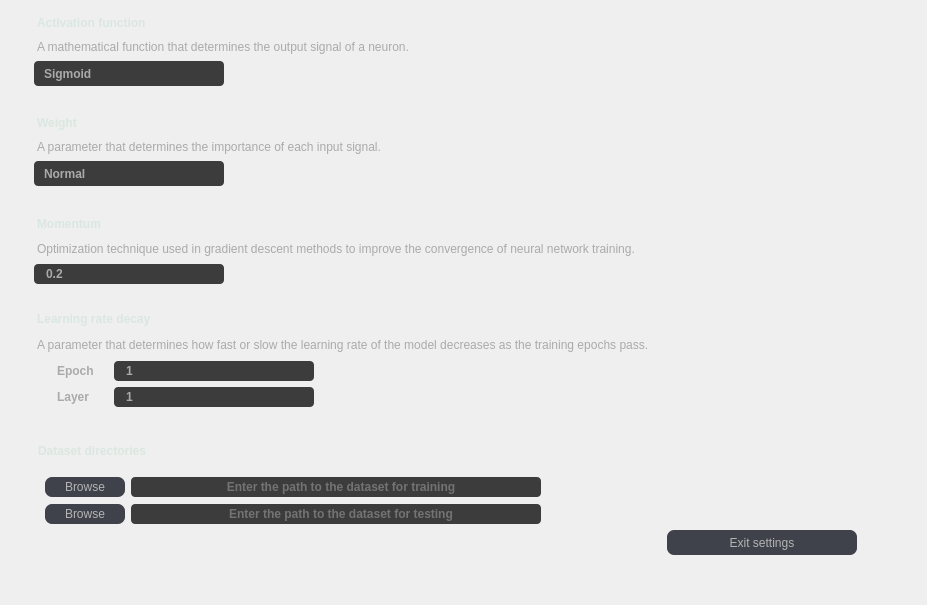
      <widget class="QWidget" name="settingsTab">
       <property name="styleSheet">
        <string notr="true"/>
       </property>
       <attribute name="title">
        <string>Tab 2</string>
       </attribute>
       <layout class="QGridLayout" name="gridLayout">
        <property name="sizeConstraint">
         <enum>QLayout::SetDefaultConstraint</enum>
        </property>
        <property name="leftMargin">
         <number>15</number>
        </property>
        <property name="topMargin">
         <number>0</number>
        </property>
        <property name="rightMargin">
         <number>0</number>
        </property>
        <property name="bottomMargin">
         <number>0</number>
        </property>
        <property name="verticalSpacing">
         <number>0</number>
        </property>
        <item row="7" column="1">
         <spacer name="horizontalSpacer_2">
          <property name="orientation">
           <enum>Qt::Horizontal</enum>
          </property>
          <property name="sizeHint" stdset="0">
           <size>
            <width>40</width>
            <height>20</height>
           </size>
          </property>
         </spacer>
        </item>
        <item row="7" column="2">
         <widget class="QPushButton" name="exitApplicationSettingsTabButton">
          <property name="minimumSize">
           <size>
            <width>190</width>
            <height>25</height>
           </size>
          </property>
          <property name="maximumSize">
           <size>
            <width>190</width>
            <height>25</height>
           </size>
          </property>
          <property name="styleSheet">
           <string notr="true">QPushButton
{
	background-color:  #40424B;
	color: #B4B4B4;
	border: solid;
	border-radius: 6.5;
}</string>
          </property>
          <property name="text">
           <string>Exit settings</string>
          </property>
         </widget>
        </item>
        <item row="3" column="0" colspan="2">
         <widget class="QWidget" name="weightWidget" native="true">
          <property name="minimumSize">
           <size>
            <width>300</width>
            <height>100</height>
           </size>
          </property>
          <property name="maximumSize">
           <size>
            <width>16777215</width>
            <height>100</height>
           </size>
          </property>
          <property name="styleSheet">
           <string notr="true">QWidget::hover
{
	border: 0.5px solid #6495ED;
}

QLabel
{
	margin-left: 10px;
}

QComboBox
{
	margin-left: 10px;
}
</string>
          </property>
          <layout class="QVBoxLayout" name="verticalLayout_3">
           <property name="spacing">
            <number>0</number>
           </property>
           <item>
            <widget class="QLabel" name="labelWeight">
             <property name="sizePolicy">
              <sizepolicy hsizetype="Preferred" vsizetype="Fixed">
               <horstretch>0</horstretch>
               <verstretch>0</verstretch>
              </sizepolicy>
             </property>
             <property name="minimumSize">
              <size>
               <width>0</width>
               <height>20</height>
              </size>
             </property>
             <property name="maximumSize">
              <size>
               <width>16777215</width>
               <height>20</height>
              </size>
             </property>
             <property name="font">
              <font>
               <pointsize>9</pointsize>
               <bold>true</bold>
              </font>
             </property>
             <property name="styleSheet">
              <string notr="true">QLabel
{
	border: 0px;
	color: #dae7e1;
	font-weight: bold;
}</string>
             </property>
             <property name="text">
              <string>Weight</string>
             </property>
            </widget>
           </item>
           <item>
            <widget class="QLabel" name="descriptionWeight">
             <property name="sizePolicy">
              <sizepolicy hsizetype="Preferred" vsizetype="Fixed">
               <horstretch>0</horstretch>
               <verstretch>0</verstretch>
              </sizepolicy>
             </property>
             <property name="minimumSize">
              <size>
               <width>0</width>
               <height>20</height>
              </size>
             </property>
             <property name="maximumSize">
              <size>
               <width>16777215</width>
               <height>20</height>
              </size>
             </property>
             <property name="font">
              <font>
               <pointsize>9</pointsize>
              </font>
             </property>
             <property name="styleSheet">
              <string notr="true">QLabel
{
	border: 0px;
	color: #AAAAAA;
}</string>
             </property>
             <property name="text">
              <string>A parameter that determines the importance of each input signal.</string>
             </property>
            </widget>
           </item>
           <item>
            <widget class="QComboBox" name="weightFunction">
             <property name="sizePolicy">
              <sizepolicy hsizetype="Fixed" vsizetype="Fixed">
               <horstretch>0</horstretch>
               <verstretch>0</verstretch>
              </sizepolicy>
             </property>
             <property name="minimumSize">
              <size>
               <width>200</width>
               <height>25</height>
              </size>
             </property>
             <property name="maximumSize">
              <size>
               <width>200</width>
               <height>25</height>
              </size>
             </property>
             <property name="font">
              <font>
               <pointsize>9</pointsize>
               <bold>true</bold>
              </font>
             </property>
             <property name="styleSheet">
              <string notr="true">QComboBox 
{
	background-color: #3C3C3C;
	color: #AAAAAA;
	border-radius: 4px;
	padding-left: 10px;
	font-weight: bold;
}

QComboBox::drop-down
{
	border: 0px;
}

QComboBox::down-arrow
{
	
	image: url(:/resources/images/Icons8_flat_expand.svg.png);
	width: 12px;
	height: 12px;
	margin-right: 15px;
}

QComboBox::hover
{
	border: 0.5px solid #CED4DA;
}</string>
             </property>
             <item>
              <property name="text">
               <string>Normal</string>
              </property>
             </item>
             <item>
              <property name="text">
               <string>Xavier</string>
              </property>
             </item>
            </widget>
           </item>
          </layout>
         </widget>
        </item>
        <item row="7" column="4">
         <spacer name="horizontalSpacer_4">
          <property name="orientation">
           <enum>Qt::Horizontal</enum>
          </property>
          <property name="sizeType">
           <enum>QSizePolicy::Fixed</enum>
          </property>
          <property name="sizeHint" stdset="0">
           <size>
            <width>70</width>
            <height>20</height>
           </size>
          </property>
         </spacer>
        </item>
        <item row="5" column="0" colspan="2">
         <widget class="QWidget" name="learningRateWidget" native="true">
          <property name="minimumSize">
           <size>
            <width>300</width>
            <height>130</height>
           </size>
          </property>
          <property name="maximumSize">
           <size>
            <width>16777215</width>
            <height>130</height>
           </size>
          </property>
          <property name="styleSheet">
           <string notr="true">QWidget::hover
{
	border: 0.5px solid #6495ED;
}

QLabel
{
	margin-left: 10px;
}

</string>
          </property>
          <layout class="QFormLayout" name="formLayout_2">
           <property name="verticalSpacing">
            <number>6</number>
           </property>
           <item row="0" column="0" colspan="2">
            <widget class="QLabel" name="labelLearningRate">
             <property name="sizePolicy">
              <sizepolicy hsizetype="Preferred" vsizetype="Fixed">
               <horstretch>0</horstretch>
               <verstretch>0</verstretch>
              </sizepolicy>
             </property>
             <property name="minimumSize">
              <size>
               <width>0</width>
               <height>20</height>
              </size>
             </property>
             <property name="maximumSize">
              <size>
               <width>16777215</width>
               <height>20</height>
              </size>
             </property>
             <property name="font">
              <font>
               <pointsize>9</pointsize>
               <bold>true</bold>
              </font>
             </property>
             <property name="styleSheet">
              <string notr="true">QLabel
{
	border: 0px;
	color: #dae7e1;
	font-weight: bold;
}</string>
             </property>
             <property name="text">
              <string>Learning rate decay</string>
             </property>
            </widget>
           </item>
           <item row="1" column="0" colspan="2">
            <widget class="QLabel" name="descriptionLearningRate">
             <property name="sizePolicy">
              <sizepolicy hsizetype="Preferred" vsizetype="Fixed">
               <horstretch>0</horstretch>
               <verstretch>0</verstretch>
              </sizepolicy>
             </property>
             <property name="minimumSize">
              <size>
               <width>0</width>
               <height>20</height>
              </size>
             </property>
             <property name="maximumSize">
              <size>
               <width>16777215</width>
               <height>20</height>
              </size>
             </property>
             <property name="font">
              <font>
               <pointsize>9</pointsize>
              </font>
             </property>
             <property name="styleSheet">
              <string notr="true">QLabel
{
	border: 0px;
	color: #AAAAAA;
}</string>
             </property>
             <property name="text">
              <string>A parameter that determines how fast or slow the learning rate of the model decreases as the training epochs pass.</string>
             </property>
            </widget>
           </item>
           <item row="2" column="0">
            <widget class="QLabel" name="labelLearningRateDecay1">
             <property name="sizePolicy">
              <sizepolicy hsizetype="Preferred" vsizetype="Fixed">
               <horstretch>0</horstretch>
               <verstretch>0</verstretch>
              </sizepolicy>
             </property>
             <property name="minimumSize">
              <size>
               <width>0</width>
               <height>20</height>
              </size>
             </property>
             <property name="maximumSize">
              <size>
               <width>16777215</width>
               <height>20</height>
              </size>
             </property>
             <property name="font">
              <font>
               <pointsize>9</pointsize>
               <bold>true</bold>
              </font>
             </property>
             <property name="styleSheet">
              <string notr="true">QLabel
{
	border: 0px;
	color: #AAAAAA;
	font-weight: bold;
	margin-left: 30px;
}</string>
             </property>
             <property name="text">
              <string>Epoch</string>
             </property>
            </widget>
           </item>
           <item row="2" column="1">
            <widget class="QLineEdit" name="learningRateDecayByEpoch">
             <property name="sizePolicy">
              <sizepolicy hsizetype="Fixed" vsizetype="Fixed">
               <horstretch>0</horstretch>
               <verstretch>0</verstretch>
              </sizepolicy>
             </property>
             <property name="minimumSize">
              <size>
               <width>210</width>
               <height>20</height>
              </size>
             </property>
             <property name="maximumSize">
              <size>
               <width>210</width>
               <height>20</height>
              </size>
             </property>
             <property name="font">
              <font>
               <pointsize>9</pointsize>
               <bold>true</bold>
              </font>
             </property>
             <property name="styleSheet">
              <string notr="true">QLineEdit
{
	background-color: #3C3C3C;
	color: #AAAAAA;
	border-radius: 4px;
	padding-left: 10px;
	font-weight: bold;
	margin-left: 10px;
}

QLineEdit::hover
{
	border: 0.5px solid #CED4DA;
}</string>
             </property>
             <property name="text">
              <string>1</string>
             </property>
            </widget>
           </item>
           <item row="3" column="0">
            <widget class="QLabel" name="labelLearningRateDecay2">
             <property name="sizePolicy">
              <sizepolicy hsizetype="Preferred" vsizetype="Fixed">
               <horstretch>0</horstretch>
               <verstretch>0</verstretch>
              </sizepolicy>
             </property>
             <property name="minimumSize">
              <size>
               <width>0</width>
               <height>20</height>
              </size>
             </property>
             <property name="maximumSize">
              <size>
               <width>16777215</width>
               <height>20</height>
              </size>
             </property>
             <property name="font">
              <font>
               <pointsize>9</pointsize>
               <bold>true</bold>
              </font>
             </property>
             <property name="styleSheet">
              <string notr="true">QLabel
{
	border: 0px;
	color: #AAAAAA;
	font-weight: bold;
	margin-left: 30px;
}</string>
             </property>
             <property name="text">
              <string>Layer</string>
             </property>
            </widget>
           </item>
           <item row="3" column="1">
            <widget class="QLineEdit" name="learningRateDecayByLayer">
             <property name="sizePolicy">
              <sizepolicy hsizetype="Fixed" vsizetype="Fixed">
               <horstretch>0</horstretch>
               <verstretch>0</verstretch>
              </sizepolicy>
             </property>
             <property name="minimumSize">
              <size>
               <width>210</width>
               <height>20</height>
              </size>
             </property>
             <property name="maximumSize">
              <size>
               <width>210</width>
               <height>20</height>
              </size>
             </property>
             <property name="font">
              <font>
               <pointsize>9</pointsize>
               <bold>true</bold>
              </font>
             </property>
             <property name="styleSheet">
              <string notr="true">QLineEdit
{
	background-color: #3C3C3C;
	color: #AAAAAA;
	border-radius: 4px;
	padding-left: 10px;
	font-weight: bold;
	margin-left: 10px;
}

QLineEdit::hover
{
	border: 0.5px solid #CED4DA;
}</string>
             </property>
             <property name="text">
              <string>1</string>
             </property>
            </widget>
           </item>
          </layout>
         </widget>
        </item>
        <item row="6" column="0" colspan="2">
         <widget class="QWidget" name="datasetDirectoriesWidget" native="true">
          <property name="minimumSize">
           <size>
            <width>300</width>
            <height>100</height>
           </size>
          </property>
          <property name="maximumSize">
           <size>
            <width>16777215</width>
            <height>120</height>
           </size>
          </property>
          <property name="styleSheet">
           <string notr="true">QWidget#datasetDirectoriesWidget::hover
{
	border: 0.5px solid #6495ED;
}

QLabel
{
	margin-left: 10px;
}
</string>
          </property>
          <widget class="QLabel" name="labelDatasetDirectories">
           <property name="geometry">
            <rect>
             <x>10</x>
             <y>10</y>
             <width>221</width>
             <height>21</height>
            </rect>
           </property>
           <property name="font">
            <font>
             <pointsize>9</pointsize>
             <bold>true</bold>
            </font>
           </property>
           <property name="styleSheet">
            <string notr="true">QLabel
{
	border: 0px;
	color: #dae7e1;
	font-weight: bold;
}</string>
           </property>
           <property name="text">
            <string>Dataset directories</string>
           </property>
          </widget>
          <widget class="QWidget" name="gridLayoutWidget">
           <property name="geometry">
            <rect>
             <x>30</x>
             <y>40</y>
             <width>501</width>
             <height>61</height>
            </rect>
           </property>
           <layout class="QGridLayout" name="gridLayout_4">
            <property name="verticalSpacing">
             <number>0</number>
            </property>
            <item row="0" column="1">
             <widget class="QLineEdit" name="datasetTrainingPath">
              <property name="enabled">
               <bool>true</bool>
              </property>
              <property name="minimumSize">
               <size>
                <width>300</width>
                <height>20</height>
               </size>
              </property>
              <property name="maximumSize">
               <size>
                <width>420</width>
                <height>20</height>
               </size>
              </property>
              <property name="font">
               <font>
                <pointsize>9</pointsize>
                <bold>true</bold>
               </font>
              </property>
              <property name="styleSheet">
               <string notr="true">QLineEdit
{
	background-color: #3C3C3C;
	color: #AAAAAA;
	border-radius: 4px;
	padding-left: 10px;
	font-weight: bold;
	margin-right: 5px;
}

QLineEdit::hover
{
	border: 0.5px solid #CED4DA;
}</string>
              </property>
              <property name="inputMask">
               <string/>
              </property>
              <property name="text">
               <string/>
              </property>
              <property name="frame">
               <bool>true</bool>
              </property>
              <property name="echoMode">
               <enum>QLineEdit::Normal</enum>
              </property>
              <property name="cursorPosition">
               <number>0</number>
              </property>
              <property name="alignment">
               <set>Qt::AlignCenter</set>
              </property>
              <property name="readOnly">
               <bool>false</bool>
              </property>
              <property name="placeholderText">
               <string>Enter the path to the dataset for training</string>
              </property>
              <property name="cursorMoveStyle">
               <enum>Qt::LogicalMoveStyle</enum>
              </property>
              <property name="clearButtonEnabled">
               <bool>false</bool>
              </property>
             </widget>
            </item>
            <item row="0" column="0">
             <widget class="QPushButton" name="browseDatasetForTraining">
              <property name="minimumSize">
               <size>
                <width>80</width>
                <height>20</height>
               </size>
              </property>
              <property name="styleSheet">
               <string notr="true">QPushButton
{
	background-color:  #40424B;
	color: #B4B4B4;
	border: solid;
	border-radius: 6.5;
}

QPushButton::hover
{
	background-color: rgb(78, 80, 89);
}

QPushButton::pressed
{
	background-color:  #40424B;
}</string>
              </property>
              <property name="text">
               <string>Browse</string>
              </property>
             </widget>
            </item>
            <item row="1" column="1">
             <widget class="QLineEdit" name="datasetTestsPath">
              <property name="enabled">
               <bool>true</bool>
              </property>
              <property name="minimumSize">
               <size>
                <width>300</width>
                <height>20</height>
               </size>
              </property>
              <property name="maximumSize">
               <size>
                <width>420</width>
                <height>20</height>
               </size>
              </property>
              <property name="font">
               <font>
                <pointsize>9</pointsize>
                <bold>true</bold>
               </font>
              </property>
              <property name="styleSheet">
               <string notr="true">QLineEdit
{
	background-color: #3C3C3C;
	color: #AAAAAA;
	border-radius: 4px;
	padding-left: 10px;
	font-weight: bold;
	margin-right: 5px;
}

QLineEdit::hover
{
	border: 0.5px solid #CED4DA;
}</string>
              </property>
              <property name="text">
               <string/>
              </property>
              <property name="frame">
               <bool>true</bool>
              </property>
              <property name="echoMode">
               <enum>QLineEdit::Normal</enum>
              </property>
              <property name="cursorPosition">
               <number>0</number>
              </property>
              <property name="alignment">
               <set>Qt::AlignCenter</set>
              </property>
              <property name="readOnly">
               <bool>true</bool>
              </property>
              <property name="placeholderText">
               <string>Enter the path to the dataset for testing</string>
              </property>
              <property name="clearButtonEnabled">
               <bool>false</bool>
              </property>
             </widget>
            </item>
            <item row="1" column="0">
             <widget class="QPushButton" name="browseDatasetForTesting">
              <property name="minimumSize">
               <size>
                <width>80</width>
                <height>20</height>
               </size>
              </property>
              <property name="styleSheet">
               <string notr="true">QPushButton
{
	background-color:  #40424B;
	color: #B4B4B4;
	border: solid;
	border-radius: 6.5;
}

QPushButton::hover
{
	background-color: rgb(78, 80, 89);
}

QPushButton::pressed
{
	background-color:  #40424B;
}</string>
              </property>
              <property name="text">
               <string>Browse</string>
              </property>
             </widget>
            </item>
           </layout>
          </widget>
         </widget>
        </item>
        <item row="2" column="0" colspan="2">
         <widget class="QWidget" name="activationWidget" native="true">
          <property name="sizePolicy">
           <sizepolicy hsizetype="Preferred" vsizetype="Preferred">
            <horstretch>0</horstretch>
            <verstretch>0</verstretch>
           </sizepolicy>
          </property>
          <property name="minimumSize">
           <size>
            <width>300</width>
            <height>100</height>
           </size>
          </property>
          <property name="maximumSize">
           <size>
            <width>16777215</width>
            <height>100</height>
           </size>
          </property>
          <property name="styleSheet">
           <string notr="true">QWidget::hover
{
	border: 0.5px solid #6495ED;
}

QLabel
{
	margin-left: 10px;
}

QComboBox
{
	margin-left: 10px;
}
</string>
          </property>
          <layout class="QVBoxLayout" name="verticalLayout_4">
           <property name="spacing">
            <number>0</number>
           </property>
           <item>
            <widget class="QLabel" name="labelActivationFunction">
             <property name="sizePolicy">
              <sizepolicy hsizetype="Preferred" vsizetype="Fixed">
               <horstretch>0</horstretch>
               <verstretch>0</verstretch>
              </sizepolicy>
             </property>
             <property name="minimumSize">
              <size>
               <width>0</width>
               <height>20</height>
              </size>
             </property>
             <property name="maximumSize">
              <size>
               <width>16777215</width>
               <height>20</height>
              </size>
             </property>
             <property name="font">
              <font>
               <pointsize>9</pointsize>
               <bold>true</bold>
              </font>
             </property>
             <property name="styleSheet">
              <string notr="true">QLabel
{
	border: 0px;
	color: #dae7e1;
	font-weight: bold;
}</string>
             </property>
             <property name="text">
              <string>Activation function</string>
             </property>
            </widget>
           </item>
           <item>
            <widget class="QLabel" name="descriptionActivationFunction">
             <property name="sizePolicy">
              <sizepolicy hsizetype="Preferred" vsizetype="Fixed">
               <horstretch>0</horstretch>
               <verstretch>0</verstretch>
              </sizepolicy>
             </property>
             <property name="minimumSize">
              <size>
               <width>0</width>
               <height>20</height>
              </size>
             </property>
             <property name="maximumSize">
              <size>
               <width>16777215</width>
               <height>20</height>
              </size>
             </property>
             <property name="font">
              <font>
               <pointsize>9</pointsize>
              </font>
             </property>
             <property name="styleSheet">
              <string notr="true">QLabel
{
	border: 0px;
	color: #AAAAAA;
}</string>
             </property>
             <property name="text">
              <string>A mathematical function that determines the output signal of a neuron.</string>
             </property>
            </widget>
           </item>
           <item>
            <widget class="QComboBox" name="activationFunction">
             <property name="enabled">
              <bool>true</bool>
             </property>
             <property name="sizePolicy">
              <sizepolicy hsizetype="Fixed" vsizetype="Fixed">
               <horstretch>0</horstretch>
               <verstretch>0</verstretch>
              </sizepolicy>
             </property>
             <property name="minimumSize">
              <size>
               <width>200</width>
               <height>25</height>
              </size>
             </property>
             <property name="maximumSize">
              <size>
               <width>200</width>
               <height>25</height>
              </size>
             </property>
             <property name="font">
              <font>
               <pointsize>9</pointsize>
               <bold>true</bold>
              </font>
             </property>
             <property name="styleSheet">
              <string notr="true">QComboBox 
{
	background-color: #3C3C3C;
	color: #AAAAAA;
	border-radius: 4px;
	padding-left: 10px;
	font-weight: bold;
	width: 180px;
	height: 25px;
}

QComboBox::drop-down
{
	border: 0px;
}

QComboBox::down-arrow
{
	
	image: url(:/resources/images/Icons8_flat_expand.svg.png);
	width: 12px;
	height: 12px;
	margin-right: 15px;
}

QComboBox::hover
{
	border: 0.5px solid #CED4DA;
}</string>
             </property>
             <item>
              <property name="text">
               <string>Sigmoid</string>
              </property>
             </item>
             <item>
              <property name="text">
               <string>SiLU</string>
              </property>
             </item>
             <item>
              <property name="text">
               <string>ReLU</string>
              </property>
             </item>
            </widget>
           </item>
          </layout>
         </widget>
        </item>
        <item row="8" column="2">
         <spacer name="verticalSpacer_2">
          <property name="orientation">
           <enum>Qt::Vertical</enum>
          </property>
          <property name="sizeType">
           <enum>QSizePolicy::Fixed</enum>
          </property>
          <property name="sizeHint" stdset="0">
           <size>
            <width>20</width>
            <height>50</height>
           </size>
          </property>
         </spacer>
        </item>
        <item row="4" column="0" colspan="2">
         <widget class="QWidget" name="momentumWidget" native="true">
          <property name="sizePolicy">
           <sizepolicy hsizetype="Expanding" vsizetype="Expanding">
            <horstretch>0</horstretch>
            <verstretch>0</verstretch>
           </sizepolicy>
          </property>
          <property name="minimumSize">
           <size>
            <width>300</width>
            <height>100</height>
           </size>
          </property>
          <property name="maximumSize">
           <size>
            <width>16777215</width>
            <height>100</height>
           </size>
          </property>
          <property name="styleSheet">
           <string notr="true">QWidget::hover
{
	border: 0.5px solid #6495ED;
}

QLabel
{
	margin-left: 10px;
}

QLineEdit
{
	margin-left: 10px;
}
</string>
          </property>
          <layout class="QVBoxLayout" name="verticalLayout_2">
           <property name="spacing">
            <number>0</number>
           </property>
           <property name="topMargin">
            <number>9</number>
           </property>
           <item>
            <widget class="QLabel" name="labelMomentum">
             <property name="sizePolicy">
              <sizepolicy hsizetype="Expanding" vsizetype="Fixed">
               <horstretch>0</horstretch>
               <verstretch>0</verstretch>
              </sizepolicy>
             </property>
             <property name="minimumSize">
              <size>
               <width>0</width>
               <height>20</height>
              </size>
             </property>
             <property name="maximumSize">
              <size>
               <width>16777215</width>
               <height>20</height>
              </size>
             </property>
             <property name="font">
              <font>
               <pointsize>9</pointsize>
               <bold>true</bold>
              </font>
             </property>
             <property name="styleSheet">
              <string notr="true">QLabel
{
	border: 0px;
	color: #dae7e1;
	font-weight: bold;
}</string>
             </property>
             <property name="text">
              <string>Momentum</string>
             </property>
            </widget>
           </item>
           <item>
            <widget class="QLabel" name="descriptionMomentum">
             <property name="sizePolicy">
              <sizepolicy hsizetype="Expanding" vsizetype="Fixed">
               <horstretch>0</horstretch>
               <verstretch>0</verstretch>
              </sizepolicy>
             </property>
             <property name="minimumSize">
              <size>
               <width>0</width>
               <height>20</height>
              </size>
             </property>
             <property name="maximumSize">
              <size>
               <width>16777215</width>
               <height>20</height>
              </size>
             </property>
             <property name="font">
              <font>
               <pointsize>9</pointsize>
              </font>
             </property>
             <property name="styleSheet">
              <string notr="true">QLabel
{
	border: 0px;
	color: #AAAAAA;
}</string>
             </property>
             <property name="text">
              <string>Optimization technique used in gradient descent methods to improve the convergence of neural network training.</string>
             </property>
            </widget>
           </item>
           <item>
            <widget class="QLineEdit" name="momentum">
             <property name="sizePolicy">
              <sizepolicy hsizetype="Fixed" vsizetype="Fixed">
               <horstretch>0</horstretch>
               <verstretch>0</verstretch>
              </sizepolicy>
             </property>
             <property name="minimumSize">
              <size>
               <width>200</width>
               <height>20</height>
              </size>
             </property>
             <property name="maximumSize">
              <size>
               <width>200</width>
               <height>20</height>
              </size>
             </property>
             <property name="font">
              <font>
               <pointsize>9</pointsize>
               <bold>true</bold>
              </font>
             </property>
             <property name="styleSheet">
              <string notr="true">QLineEdit
{
	background-color: #3C3C3C;
	color: #AAAAAA;
	border-radius: 4px;
	padding-left: 10px;
	font-weight: bold;
}

QLineEdit::hover
{
	border: 0.5px solid #CED4DA;
}</string>
             </property>
             <property name="text">
              <string>0.2</string>
             </property>
             <property name="frame">
              <bool>true</bool>
             </property>
             <property name="echoMode">
              <enum>QLineEdit::Normal</enum>
             </property>
             <property name="clearButtonEnabled">
              <bool>false</bool>
             </property>
            </widget>
           </item>
          </layout>
         </widget>
        </item>
       </layout>
      </widget>
